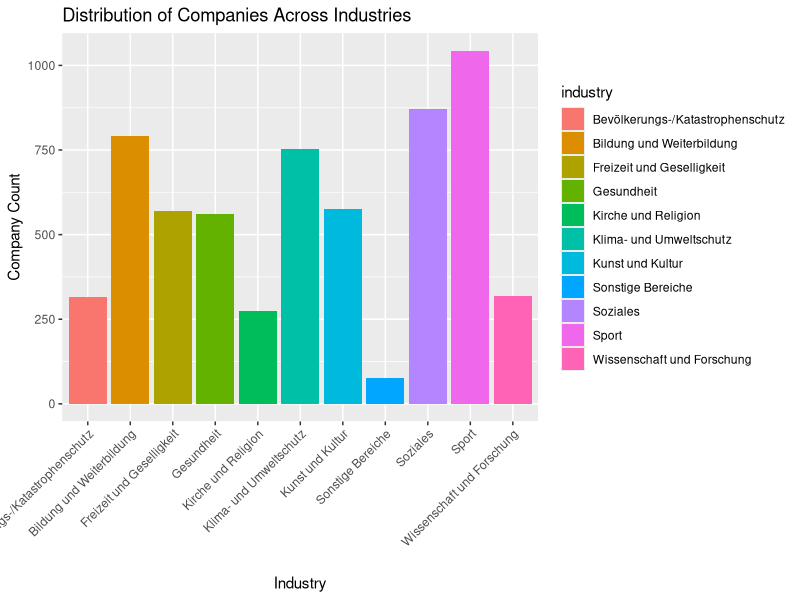
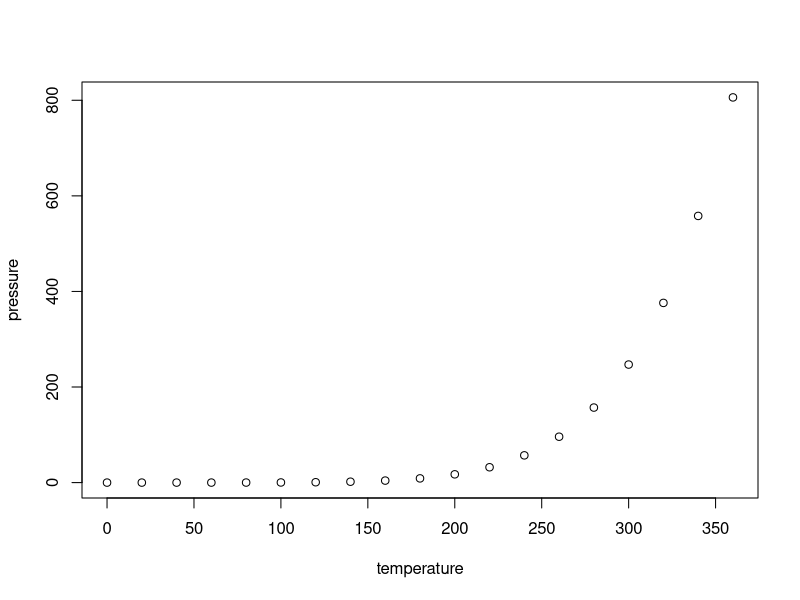

Generate these figures, in order, with R:
## ---- chunk 1
knitr::opts_chunk$set(echo = TRUE)
## ---- chunk 2
library(readxl)
library(dplyr)
library(ggplot2)
data<-read_excel("MUE.2022.for.LMU.xlsx")
dselect <- data %>% select(SERIAL,D001_01,D001_02,D001_03,D001_04,D001_05,D001_06,D001_07,D001_08,D001_09,D001_10,D001_11,D001_12)
afilter <- dselect %>% filter(D001_01==TRUE | D001_02==TRUE | D001_03==TRUE | D001_04==TRUE | D001_05==TRUE | D001_06==TRUE | D001_07==TRUE | D001_08==TRUE | D001_09==TRUE | D001_10==TRUE | D001_11==TRUE | D001_12==TRUE)
print(afilter)
industry_counts <- colSums(afilter[-1])
industry_counts <-data.frame(industry_counts)
names(industry_counts) <- c("counts")
industry_counts$industry <- c("Kunst und Kultur", "Sport", "Freizeit und Geselligkeit", "Wissenschaft und Forschung", "Bildung und Weiterbildung", "Gesundheit", 
            "Soziales", "Bevölkerungs-/Katastrophenschutz", "Klima- und Umweltschutz", "Klima- und Umweltschutz", "Kirche und Religion", "Sonstige Bereiche")
industry_counts
ggplot(industry_counts, aes(y=counts,x= industry,fill= industry)) +
  geom_bar(stat = "identity") +
  labs(x = "Industry", y = "Company Count") +
  ggtitle("Distribution of Companies Across Industries") +
  theme(axis.text.x = element_text(angle = 45, hjust = 1))
## ---- chunk 3
summary(cars)
## ---- chunk 4
plot(pressure)
